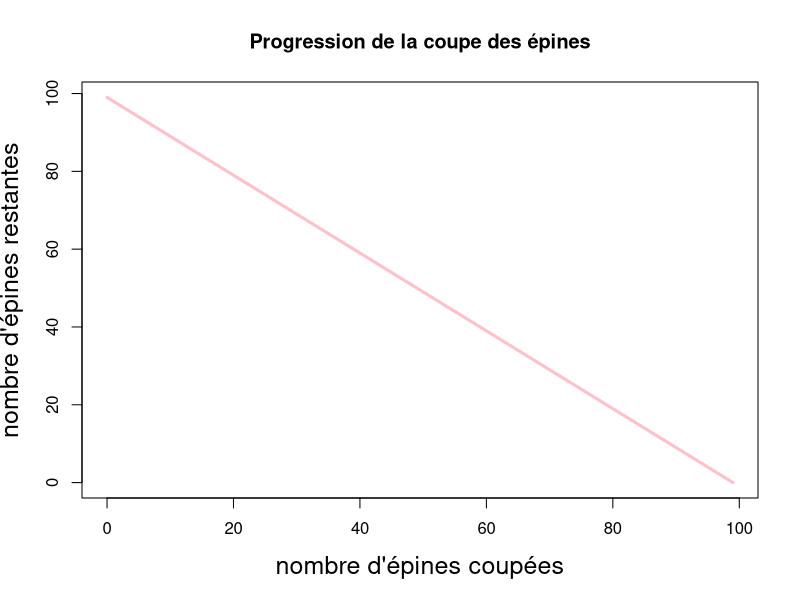

This figure's R source:
# valeurs utilisées pour le graphe 
croiss <- c(0:99)
decroiss <- c(99:0)

# création du graphe 
plot(croiss, 
    decroiss,
    xlab = "nombre d'épines coupées",
    ylab = "nombre d'épines restantes",
    cex.lab = 1.5,
    main = "Progression de la coupe des épines",
    type = "l",
    col = "pink",
    lwd = 3)